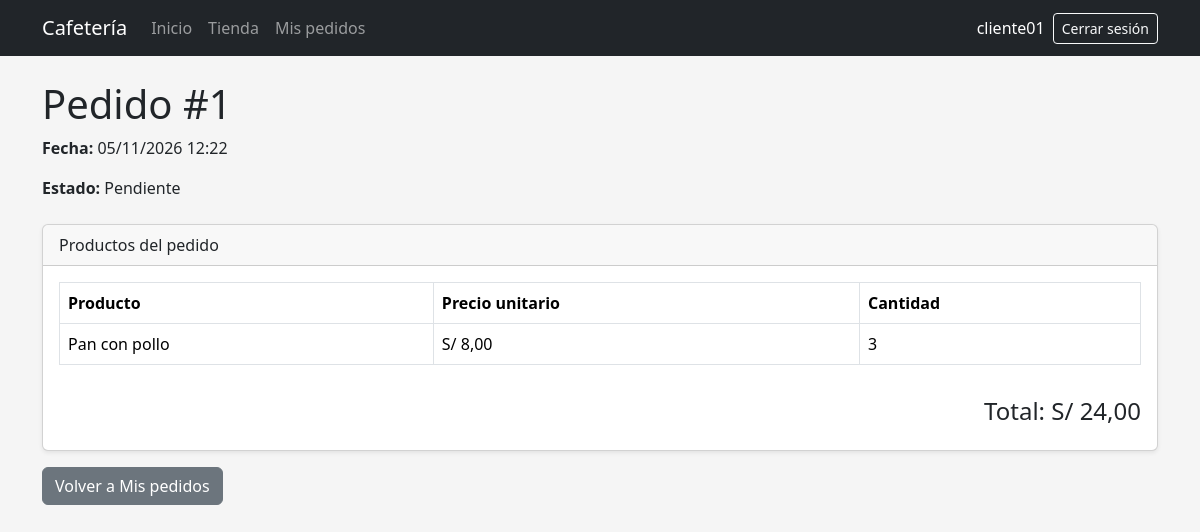
Screenshot of /pedido/1/ (signed in) with the database file from the repository.
### pedidos/models.py (models this page shows, shortened)
class Pedido(models.Model):
    class Estado(models.TextChoices):
        PENDIENTE = "PENDIENTE", "Pendiente"
        PREPARACION = "PREPARACION", "En preparación"
        ATENDIDO = "ATENDIDO", "Atendido"
        CANCELADO = "CANCELADO", "Cancelado"
    usuario = models.ForeignKey(
        settings.AUTH_USER_MODEL,
        on_delete=models.CASCADE,
        related_name="pedidos",
    )
    fecha = models.DateTimeField(auto_now_add=True)
    total = models.DecimalField(
        max_digits=10,
        decimal_places=2,
        default=0,
    )
    estado = models.CharField(
        max_length=20,
        choices=Estado.choices,
        default=Estado.PENDIENTE,
    )
    class Meta:
        ordering = ["-fecha"]

class DetallePedido(models.Model):
    pedido = models.ForeignKey(
        Pedido,
        on_delete=models.CASCADE,
        related_name="detalles",
    )
    producto = models.ForeignKey(
        Producto,
        on_delete=models.CASCADE,
        related_name="detalles_pedido",
    )
    cantidad = models.PositiveIntegerField(default=1)
    class Meta:
        verbose_name = "Detalle de pedido"
        verbose_name_plural = "Detalles de pedido"

class Producto(models.Model):
    nombre = models.CharField(max_length=100)
    descripcion = models.TextField(blank=True)
    categoria = models.ForeignKey(
        Categoria,
        on_delete=models.SET_NULL,
        null=True,
        blank=True,
        related_name="productos",
    )
    precio = models.DecimalField(
        max_digits=8,
        decimal_places=2,
    )
    stock = models.PositiveIntegerField(default=0)
    imagen = models.ImageField(
        upload_to="productos/",
        blank=True,
    )
    activo = models.BooleanField(default=True)
    class Meta:
        ordering = ["nombre"]

### pedidos/views.py (the view)
@login_required
def detalle_pedido(request, pedido_id):
    pedido = get_object_or_404(
        Pedido,
        id=pedido_id,
        usuario=request.user,
    )
    detalles = (
        pedido.detalles
        .select_related("producto")
        .all()
    )
    return render(
        request,
        "pedidos/detalle.html",
        {
            "pedido": pedido,
            "detalles": detalles,
        },
    )

### pedidos/templates/pedidos/detalle.html
{% extends "base.html" %}
{% block content %}
<div class="mb-4">
    <h1>
        Pedido #{{ pedido.id }}
    </h1>
    <p>
        <strong>
            Fecha:
        </strong>
        {{ pedido.fecha|date:"d/m/Y H:i" }}
    </p>
    <p>
        <strong>
            Estado:
        </strong>
        {{ pedido.get_estado_display }}
    </p>
</div>
<div class="card shadow-sm">
    <div class="card-header">
        Productos del pedido
    </div>
    <div class="card-body">
        {% if detalles %}
        <div class="table-responsive">
            <table class="table table-bordered align-middle">
                <thead>
                    <tr>
                        <th>
                            Producto
                        </th>
                        <th>
                            Precio unitario
                        </th>
                        <th>
                            Cantidad
                        </th>
                    </tr>
                </thead>
                <tbody>
                    {% for detalle in detalles %}
                    <tr>
                        <td>
                            {{ detalle.producto.nombre }}
                        </td>
                        <td>
                            S/ {{ detalle.producto.precio }}
                        </td>
                        <td>
                            {{ detalle.cantidad }}
                        </td>
                    </tr>
                    {% endfor %}
                </tbody>
            </table>
        </div>
        {% else %}
        <div class="alert alert-warning">
            Este pedido no contiene productos.
        </div>
        {% endif %}
        <div class="text-end mt-3">
            <h4>
                Total:
                S/ {{ pedido.total }}
            </h4>
        </div>
    </div>
</div>
<a
    href="{% url 'mis_pedidos' %}"
    class="btn btn-secondary mt-3"
>
    Volver a Mis pedidos
</a>
{% endblock %}

### pedidos/templates/base.html (shortened to what this page needs)
{% load static %}
<!DOCTYPE html>
<html lang="es">
<head>
    <link
        href="https://cdn.jsdelivr.net/npm/bootstrap@5.3.3/dist/css/bootstrap.min.css"
        rel="stylesheet"
    >
    <link
        rel="stylesheet"
        href="{% static 'css/base.css' %}"
    >
</head>
<body>
{% if user.is_authenticated %}
<nav
    class="navbar navbar-expand-lg bg-dark"
    data-bs-theme="dark"
>
    <div class="container">
        <a
            class="navbar-brand"
            href="{% url 'inicio' %}"
        >
            Cafetería
        </a>
        <div
            class="collapse navbar-collapse"
            id="menuPrincipal"
        >
            <div class="navbar-nav me-auto">
                <a
                    class="nav-link"
                    href="{% url 'inicio' %}"
                >
                    Inicio
                </a>
                <a
                    class="nav-link"
                    href="{% url 'tienda' %}"
                >
                    Tienda
                </a>
                <a
                    class="nav-link"
                    href="{% url 'mis_pedidos' %}"
                >
                    Mis pedidos
                </a>
            </div>
            <div class="d-flex align-items-center gap-2">
                <span class="navbar-text text-white">
                    {{ user.username }}
                </span>
                <form
                    method="post"
                    action="{% url 'logout' %}"
                    class="m-0"
                >
                    <button
                        type="submit"
                        class="btn btn-outline-light btn-sm"
                    >
                        Cerrar sesión
                    </button>
                </form>
            </div>
        </div>
    </div>
</nav>
{% endif %}
<main class="container py-4">
    {% block content %}
    {% endblock %}
</main>
</body>
</html>

### static/css/base.css (style rules this page uses)
body { background-color: #f4f4f4; }
.navbar form { width: auto; }
.navbar form button { width: auto; }
body { background-color: #f5f5f5; }
.card { transition: transform 0.2s; }

### rows the page displays
Pedido: id "1", fecha "05/11/2026 12:22", estado "Pendiente", total "24,00"
DetallePedido: producto.nombre "Pan con pollo", producto.precio "8,00", cantidad "3"

### other values shown
{{ user.username }} "cliente01"
